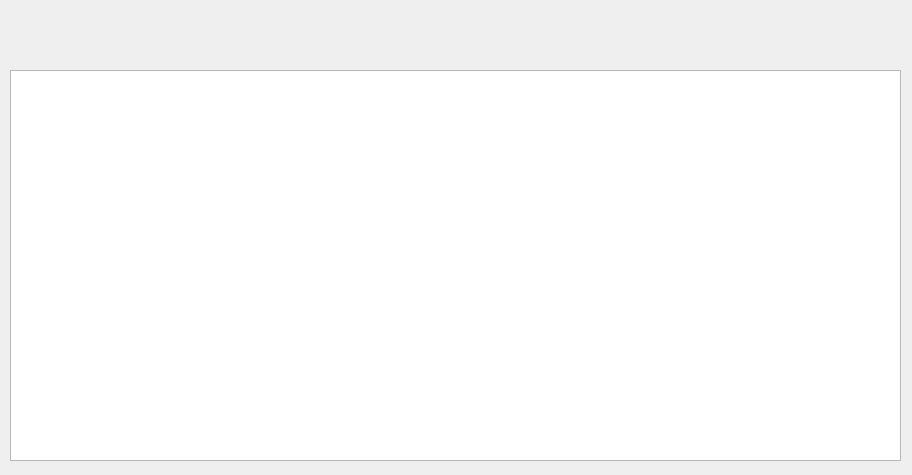
<?xml version="1.0" encoding="UTF-8"?>
<ui version="4.0">
 <class>PeopleInformation</class>
 <widget class="QDialog" name="PeopleInformation">
  <property name="geometry">
   <rect>
    <x>0</x>
    <y>0</y>
    <width>912</width>
    <height>475</height>
   </rect>
  </property>
  <property name="windowTitle">
   <string>Dialog</string>
  </property>
  <widget class="QTableWidget" name="peopleList">
   <property name="geometry">
    <rect>
     <x>10</x>
     <y>70</y>
     <width>891</width>
     <height>391</height>
    </rect>
   </property>
  </widget>
 </widget>
 <resources/>
 <connections/>
</ui>
